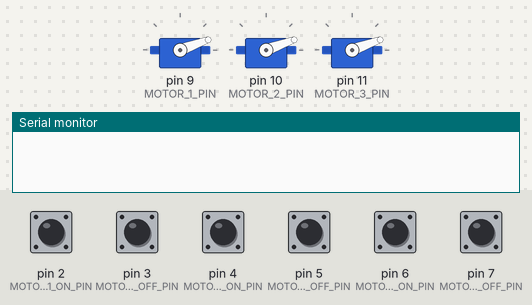
Recording of a sketch running on a simulated Arduino Mega 2560, built with avr-gcc and run on an emulated ATmega2560. Shown: 3 × servo, the last lines printed to the serial monitor. The test bench sets the inputs (shaded band); at power-on: pin 2 (MOTOR_1_ON_PIN), pin 3 (MOTOR_1_OFF_PIN), pin 4 (MOTOR_2_ON_PIN), pin 5 (MOTOR_2_OFF_PIN), pin 6 (MOTOR_3_ON_PIN), pin 7 (MOTOR_3_OFF_PIN) HIGH.

Above: at 1.2 s.
1.3 s: pin 2 (MOTOR_1_ON_PIN) pulled LOW for 0.15 s
At 1.9 s:
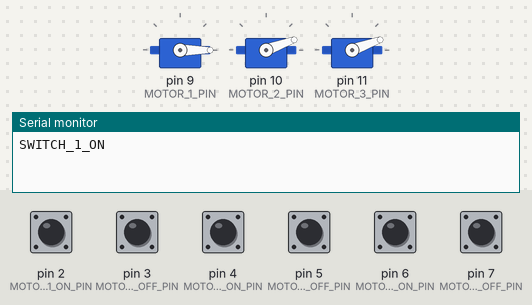
2.9 s: pin 4 (MOTOR_2_ON_PIN) pulled LOW for 0.15 s
At 4.1 s:
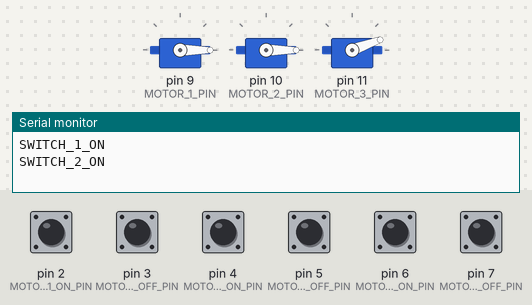
4.5 s: pin 3 (MOTOR_1_OFF_PIN) pulled LOW for 0.15 s
At 5.5 s:
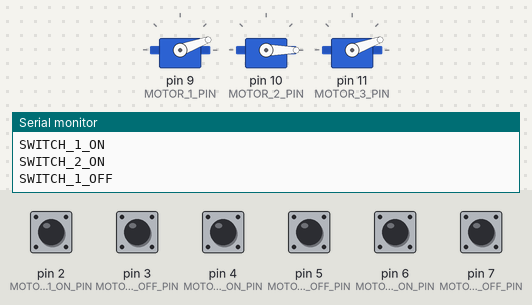
6.1 s: pin 6 (MOTOR_3_ON_PIN) pulled LOW for 0.15 s
At 6.7 s:
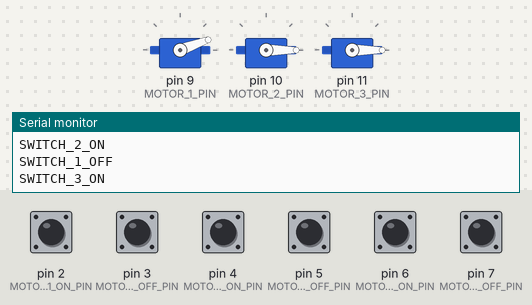
7.7 s: pin 5 (MOTOR_2_OFF_PIN) pulled LOW for 0.15 s
At 8.9 s:
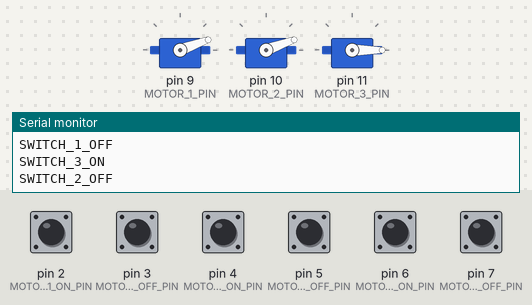
9.3 s: pin 2 (MOTOR_1_ON_PIN) pulled LOW for 1 s
At 10.3 s:
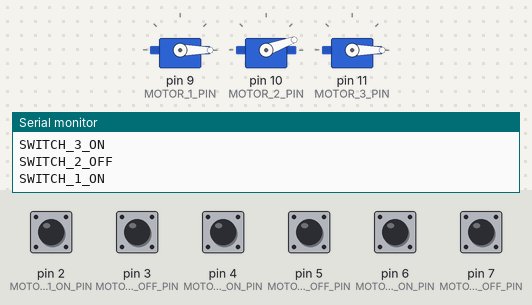
Timing chart, 0 to 12.3 s (numbered marks = the images above; inputs shaded):
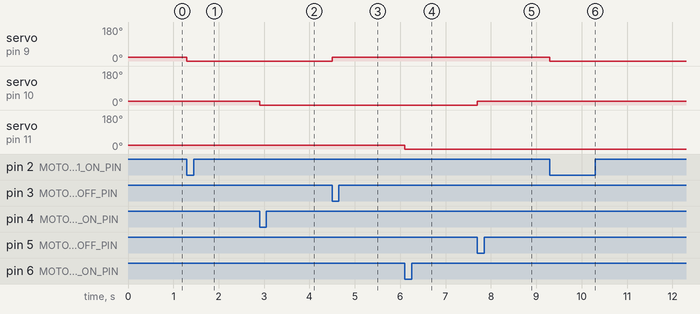

The sketch:

arduino-twin-switch.ino
```cpp
#include <Servo.h>

#define MOTOR_1_PIN       9
#define MOTOR_1_ON_PIN    2
#define MOTOR_1_OFF_PIN   3
#define MOTOR_2_PIN       10
#define MOTOR_2_ON_PIN    4
#define MOTOR_2_OFF_PIN   5
#define MOTOR_3_PIN       11
#define MOTOR_3_ON_PIN    6
#define MOTOR_3_OFF_PIN   7

#define SWITCH_1_ON       1
#define SWITCH_1_OFF      2
#define SWITCH_2_ON       3
#define SWITCH_2_OFF      4
#define SWITCH_3_ON       5
#define SWITCH_3_OFF      6

#define DEGREE_ON         20
#define DEGREE_OFF        0
#define DEGREE_ON_R       0
#define DEGREE_OFF_R      20

Servo m1, m2, m3;
int data;

// 0: push, 1:release
int switch_1_on, switch_1_off;
int switch_2_on, switch_2_off;
int switch_3_on, switch_3_off;

boolean switch_1_state_on;
boolean switch_2_state_on;
boolean switch_3_state_on;

void setup() {

  switch_1_state_on = false;
  switch_2_state_on = false;
  switch_3_state_on = false;

  // put your setup code here, to run once:
  m1.attach(MOTOR_1_PIN);
  m2.attach(MOTOR_2_PIN);
  m3.attach(MOTOR_3_PIN);

  m1.write(DEGREE_OFF_R);
  m2.write(DEGREE_OFF_R);
  m3.write(DEGREE_OFF_R);

  pinMode(MOTOR_1_ON_PIN, INPUT_PULLUP);
  pinMode(MOTOR_1_OFF_PIN, INPUT_PULLUP);
  pinMode(MOTOR_2_ON_PIN, INPUT_PULLUP);
  pinMode(MOTOR_2_OFF_PIN, INPUT_PULLUP);
  pinMode(MOTOR_3_ON_PIN, INPUT_PULLUP);
  pinMode(MOTOR_3_OFF_PIN, INPUT_PULLUP);

  /* Serial */
  Serial.begin(9600);
  // Xbee Serial1 port baud rate should be set the same to the xbee baud rate
  Serial1.begin(9600);

}

void loop() {
  // put your main code here, to run repeatedly:

  data = Serial1.read();

  /* SWITCH 1 */

  if (switch_1_state_on == true){

    switch_1_off = digitalRead(MOTOR_1_OFF_PIN);

    if (switch_1_off == 0){
      m1.write(DEGREE_OFF_R);
      Serial1.write(SWITCH_1_OFF); // switch 1 off
      Serial.println("SWITCH_1_OFF");
      delay(500);
      switch_1_state_on = false;
    }

    if (data == SWITCH_1_OFF) {
      m1.write(DEGREE_OFF_R);
      Serial.println("SWITCH_1_OFF");
      delay(500);
      switch_1_state_on = false;
    }

  } else { // switch_1_state_on == false

    switch_1_on = digitalRead(MOTOR_1_ON_PIN);

    if (switch_1_on == 0) {
      m1.write(DEGREE_ON_R);
      Serial1.write(SWITCH_1_ON); // switch 1 on
      Serial.println("SWITCH_1_ON");
      delay(500);
      switch_1_state_on = true;
    }

    if (data == SWITCH_1_ON) {
      m1.write(DEGREE_ON_R);
      Serial.println("SWITCH_1_ON");
      delay(500);
      switch_1_state_on = true;
    }

  }


  /* SWITCH 2 */

  if (switch_2_state_on == true){

    switch_2_off = digitalRead(MOTOR_2_OFF_PIN);

    if (switch_2_off == 0){
      m2.write(DEGREE_OFF_R);
      Serial1.write(SWITCH_2_OFF); // switch 2 off
      Serial.println("SWITCH_2_OFF");
      delay(500);
      switch_2_state_on = false;
    }

     if (data == SWITCH_2_OFF) {
      m2.write(DEGREE_OFF_R);
      Serial.println("SWITCH_2_OFF");
      delay(500);
      switch_2_state_on = false;
    }

  } else { // switch_1_state_on == false

    switch_2_on = digitalRead(MOTOR_2_ON_PIN);

    if (switch_2_on == 0) {
      m2.write(DEGREE_ON_R);
      Serial1.write(SWITCH_2_ON); // switch 2 on
      Serial.println("SWITCH_2_ON");
      delay(500);
      switch_2_state_on = true;
    }

    if (data == SWITCH_2_ON) {
      m2.write(DEGREE_ON_R);
      Serial.println("SWITCH_2_ON");
      delay(500);
      switch_2_state_on = true;
    }

  }


  /* SWITCH 3 */

  if (switch_3_state_on == true){

    switch_3_off = digitalRead(MOTOR_3_OFF_PIN);

    if (switch_3_off == 0){
      m3.write(DEGREE_OFF_R);
      Serial1.write(SWITCH_3_OFF); // switch 3 off
      Serial.println("SWITCH_3_OFF");
      delay(500);
      switch_3_state_on = false;
    }

    if (data == SWITCH_3_OFF) {
      m3.write(DEGREE_OFF_R);
      Serial.println("SWITCH_3_OFF");
      delay(500);
      switch_3_state_on = false;
    }

  } else { // switch_1_state_on == false

    switch_3_on = digitalRead(MOTOR_3_ON_PIN);

    if (switch_3_on == 0) {
      m3.write(DEGREE_ON_R);
      Serial1.write(SWITCH_3_ON); // switch 3 on
      Serial.println("SWITCH_3_ON");
      delay(500);
      switch_3_state_on = true;
    }

    if (data == SWITCH_3_ON) {
      m3.write(DEGREE_ON_R);
      Serial.println("SWITCH_3_ON");
      delay(500);
      switch_3_state_on = true;
    }

  }

}
```

Measured:
- after the input at 1.3 s, servo on pin 9 (MOTOR_1_PIN): 20° → 0° at once
- after the input at 2.9 s, servo on pin 10 (MOTOR_2_PIN): 20° → 0° at once
- after the input at 4.5 s, servo on pin 9 (MOTOR_1_PIN): 0° → 20° at once
- after the input at 6.1 s, servo on pin 11 (MOTOR_3_PIN): 20° → 0° at once
- after the input at 7.7 s, servo on pin 10 (MOTOR_2_PIN): 0° → 20° at once
- after the input at 9.3 s, servo on pin 9 (MOTOR_1_PIN): 20° → 0° at once
